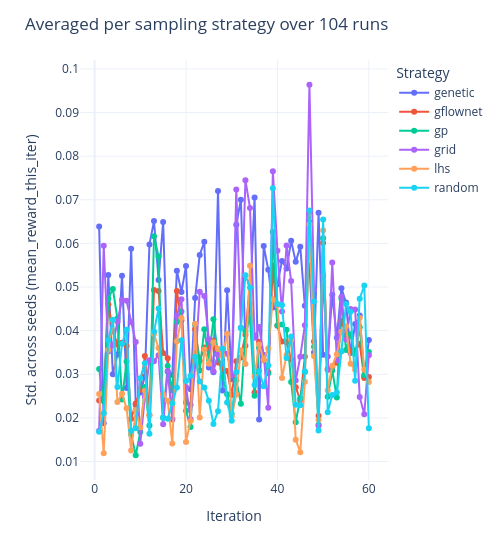

Notebook source saved alongside this figure:
### Code cell
plot_seed_variance(metrics, metric="mean_reward_this_iter")
